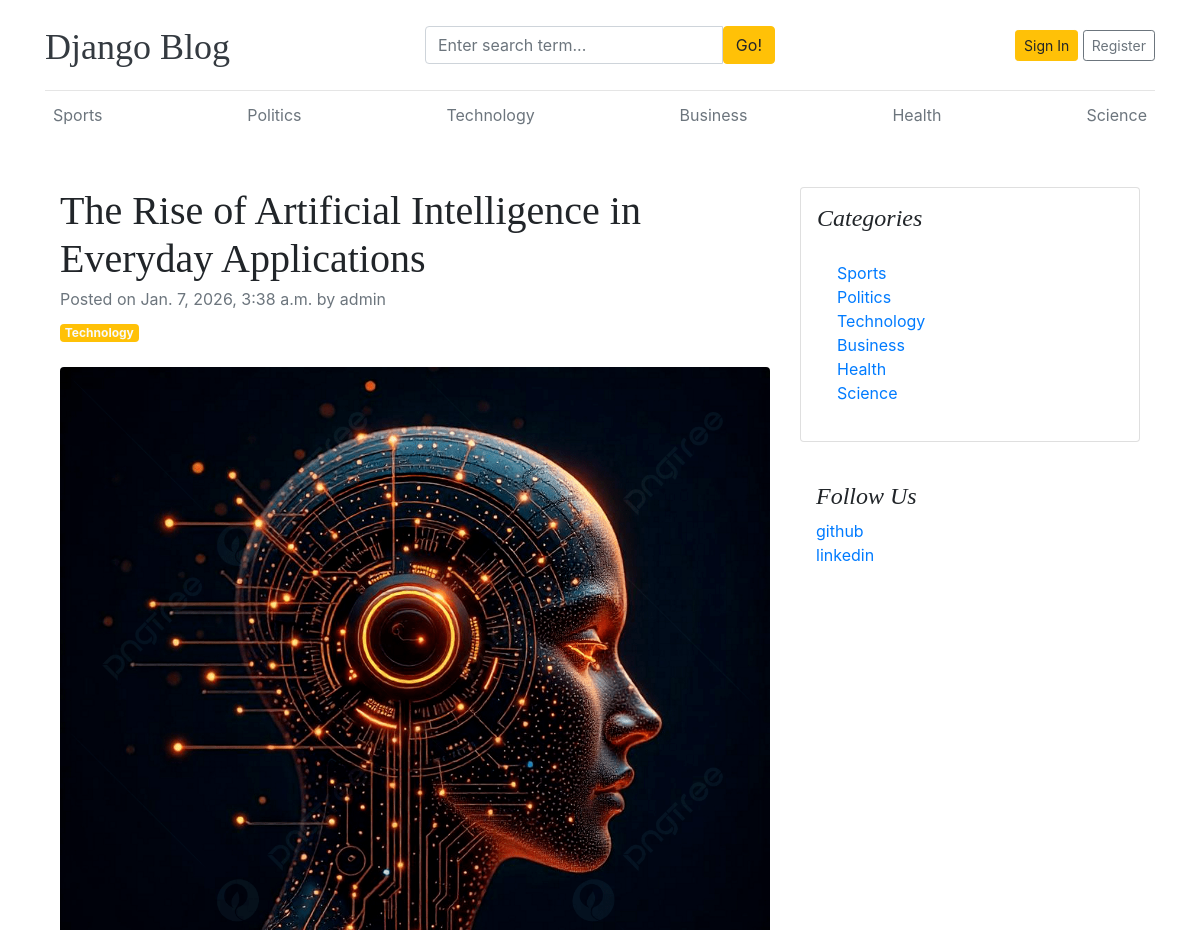
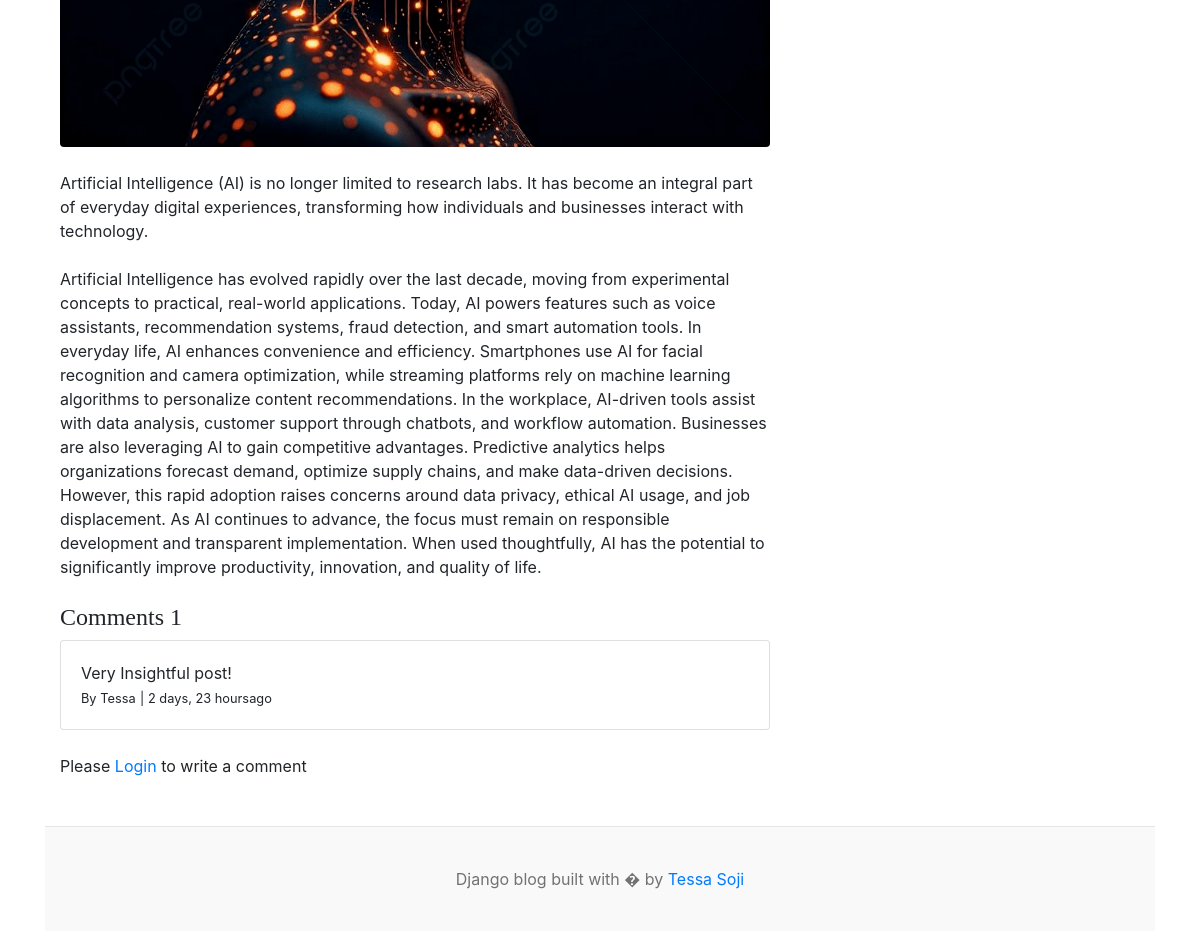
Screenshot of /blog/the-rise-of-artificial-intelligence-in-everyday-ap/ with the database file from the repository (2 pictures, top to bottom).
### blogs/models.py (models this page shows, shortened)
class Category(models.Model):
    category_name=models.CharField(max_length=100,unique=True)
    created_at=models.DateTimeField(auto_now_add=True)
    updated_at=models.DateTimeField(auto_now=True)
    class Meta:
        verbose_name_plural = "Categories"
    def __str__(self):
        return self.category_name

class Blog(models.Model):
    title=models.CharField(max_length=100)
    slug=models.SlugField(max_length=50,unique=True,blank=True)
    category=models.ForeignKey(Category,on_delete=models.CASCADE)
    author=models.ForeignKey(User,on_delete=models.CASCADE)
    featured_image=models.ImageField(upload_to='uploads/%Y/%m/%d',blank=True)
    short_description=models.TextField(max_length=500)
    blog_body=models.TextField(max_length=2000)
    status=models.CharField(max_length=20,choices=STATUS_CHOICES,default="draft") #drop doum list
    is_featured=models.BooleanField(default=False)
    created_at=models.DateTimeField(auto_now_add=True)
    updated_at=models.DateTimeField(auto_now=True)

class Comment(models.Model):
    user=models.ForeignKey(User,on_delete=models.CASCADE)
    blog=models.ForeignKey(Blog,on_delete=models.CASCADE)
    comment=models.TextField(max_length=250)
    created_at = models.DateTimeField(auto_now_add=True)
    updated_at = models.DateTimeField(auto_now=True)
    def __str__(self):
        return self.comment

class Sociallink(models.Model):
    platform=models.CharField(max_length=25)
    link=models.URLField(max_length=100)
    created_at = models.DateTimeField(auto_now_add=True)
    updated_at = models.DateTimeField(auto_now=True)

### blogs/views.py (the view, shortened to what this page needs)
# urls.py: path('blog/<slug:slug>/', BlogView.blogs, name='blogs'),
def blogs(request,slug):
    single_blog=get_object_or_404(Blog,slug=slug,status='published')
    comments=Comment.objects.filter(blog=single_blog)
    comment_count=comments.count()
    context={
        'single_blog':single_blog,
        'comments':comments,
        'comment_count':comment_count,
    }
    return render(request,'blogs.html',context)

### blog_main/context_processors.py (called while the page is built)
def get_categories(request):
    categories = Category.objects.all().order_by('created_at')
    return dict(categories=categories)

def get_social_links(request):
    social_links = Sociallink.objects.all()
    return dict(social_links=social_links)

### templates/blogs.html
{% extends 'base.html' %}
{% block content %}
<div class="container mt-5">
    <div class="row">
        <div class="col-lg-8">
            <article>
                <header class="mb-4">
                    <h1 class="fw-bolder mb-1">{{single_blog.title}}</h1>
                    <div class="text-muted fst-italic mb-2">Posted on {{single_blog.created_at}} by {{single_blog.author}}</div>
                    <a class="badge bg-warning text-decoration-none text-light" href="#!">{{single_blog.category}}</a>
                </header>
                <figure class="mb-4"><img class="img-fluid rounded" src="{{ single_blog.featured_image.url }}" alt="..." /></figure>
                <section class="mb-5">
                    <p class="fs-5 mb-4">{{single_blog.short_description}}</p>
                    <p class="fs-5 mb-4">{{single_blog.blog_body}}</p>
                    <h4>Comments {{ comment_count }}</h4>
                    {% if comments %}
                        {% for c in comments %}
                            <div class="card">
                                <div class="card-body">
                                    <p class="card-text mb-0">{{ c }}</p>
                                    <span>
                                        <small>By {{ c.user }}</small>
                                        <small>| {{ c.created_at|timesince }}ago</small>
                                    </span>
                                </div>
                            </div>
                        {% endfor %}
                    {% else %}
                    No comments yet
                    {% endif %}
                    <br>
                    <div class="form-group">
                        {% if user.is_authenticated %}
                        <form action="" method="post">
                            {% csrf_token %}
                            <div class="form-group">
                                <textarea name="comment" class="form-control" placeholder="Write your comment"></textarea>
                                <input type="submit" value="submit" class="btn btn-primary mt-2">
                            </div>
                        </form>
                        {% else %}
                            <p>Please <span><a href="{% url 'userlogin' %}">Login</a></span> to write a comment</p>
                        {% endif %}
                    </div>
                </section>
            </article>
        </div>
        <div class="col-lg-4">
            <div class="card mb-4 p-3">
                <h4 class="font-italic">Categories</h4>
                <div class="card-body">
                    <div class="row">
                        <div class="col-sm-6">
                            <ul class="list-unstyled mb-0">
                                {% for i in categories %}
                                 <li><a href="{% url 'posts_by_category' i.id %}">{{i.category_name}}</a></li>
                                {% endfor %}
                            </ul>
                        </div>
                    </div>
                </div>
            </div>
             {% if social_links %}
                <div class="p-3">
                  <h4 class="font-italic">Follow Us</h4>
                  <ol class="list-unstyled">
                    {% for i in social_links %}
                    <li><a href="{{i.link}}" target="blank">{{i.platform}}</a></li>
                      {% endfor %}
                  </ol>
                </div>
            {% endif %}
        </div>
    </div>
</div>
{% endblock %}

### templates/base.html (shortened to what this page needs)
{% load static %}
<!DOCTYPE html>
<html lang="en">
<head>
    <link href="https://getbootstrap.com/docs/4.0/dist/css/bootstrap.min.css" rel="stylesheet">
    <link href="{% static 'css/blog.css' %}" rel="stylesheet">
    <link rel="stylesheet" href="https://cdnjs.cloudflare.com/ajax/libs/font-awesome/4.7.0/css/font-awesome.min.css">
</head>
<body>
    <div class="container">
      <header class="blog-header py-3">
        <div class="row flex-nowrap justify-content-between align-items-center">
          <div class="col-4 pt-1">
            <a class="blog-header-logo text-dark" href="/">Django Blog</a>
          </div>
            <div class="col-4">
                <form actions="{% url 'search' %}" method="GET">
                        <div class="input-group">
                                 <input class="form-control" type="text" name="keyword" value="{{keyword}}" placeholder="Enter search term..." aria-label="Enter search term..." aria-describedby="button-search" />
                                <button type="submit" class="btn btn-warning" id="button-search" type="button">Go!</button>
                    </div>
                </form>
            </div>
          <div class="col-4 d-flex justify-content-end align-items-center">
              {% if user.is_authenticated == False %}
                <a class="btn btn-sm btn-warning" href="{% url 'userlogin' %}">Sign In</a>
                <a class="btn btn-sm btn-outline-secondary" href="{% url 'register' %}">Register</a>
              {% endif %}
          </div>
        </div>
      </header>
      <div class="nav-scroller py-1 mb-2">
        <nav class="nav d-flex justify-content-between">
            {% for i in categories %}
              <a class="p-2 text-muted" href="{% url 'posts_by_category' i.id %}">{{i}}</a>
            {% endfor %}
        </nav>
      </div>
{% block content %}
{% endblock %}
<footer class="blog-footer">
  <p>Django blog built with � by <a href="#">Tessa Soji</a></p>
</footer>
</body>
</html>

### static/CSS/blog.css (style rules this page uses)
.blog-header { border-bottom: 1px solid #e5e5e5; }
.blog-header-logo { font-family: "Playfair Display", Georgia, "Times New Roman", serif; font-size: 2.25rem; }
h1, h2, h3, h4, h5, h6 { font-family: "Playfair Display", Georgia, "Times New Roman", serif; }
.blog-footer { padding: 2.5rem 0; color: #727272; text-align: center; background-color: #f9f9f9; border-top: .05rem solid #e5e5e5; }
.blog-footer p:last-child { margin-bottom: 0; }

### rows the page displays
Category: category_name "Sports"
Category: category_name "Politics"
Category: category_name "Technology"
Category: category_name "Business"
Category: category_name "Health"
Category: category_name "Science"
Blog: title "The Rise of Artificial Intelligence in Everyday Applications", created_at "Jan. 7, 2026, 3:38 a.m.", author "admin", category "Technology", featured_image (picture), short_description "Artificial Intelligence (AI) is no longer limited to research labs. It has become an integral part of everyday digital experiences, transforming how individuals and businesses interact with technology.", blog_body "Artificial Intelligence has evolved rapidly over the last decade, moving from experimental concepts to practical, real-world applications. Today, AI powers features such as voice assistants, recommendation systems, fraud detection, and smart automation tools. In everyday life, AI enhances convenience and efficiency. Smartphones use AI for facial recognition and camera optimization, while streaming platforms rely on machine learning algorithms to personalize content recommendations. In the workplace, AI-driven tools assist with data analysis, customer support through chatbots, and workflow automation. Businesses are also leveraging AI to gain competitive advantages. Predictive analytics…"
Comment: comment "Very Insightful post!", user "Tessa", created_at "2 days, 23 hours"
Sociallink: platform "github"
Sociallink: platform "linkedin"

### other values shown
{{ comment_count }} "1"
